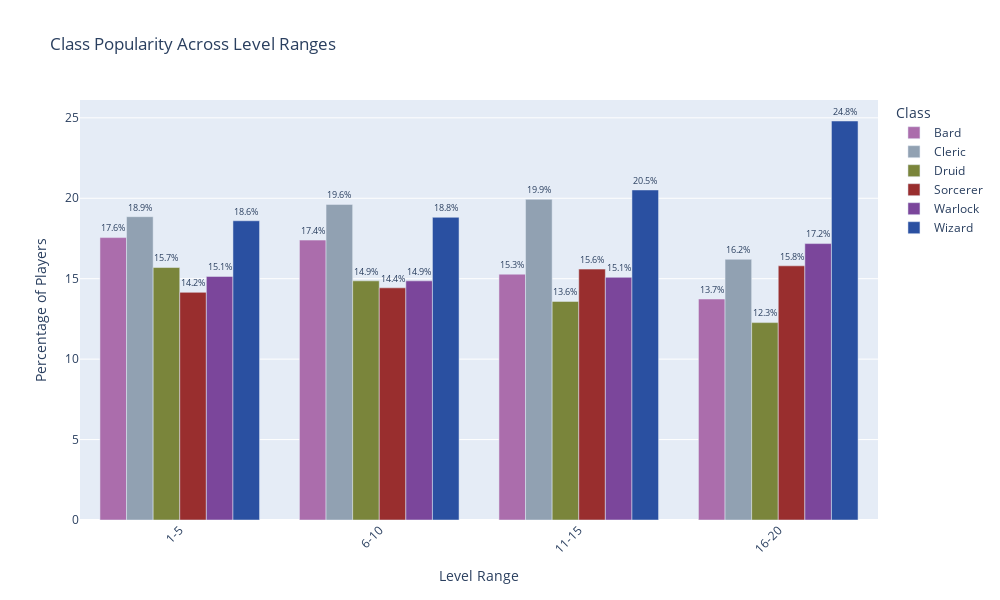

Here is the notebook cell this chart was saved with:
### Code cell
import plotly.express as px

# Load dataset
zip_path = "over_one_mil_chars.zip"
df = pd.read_csv(zip_path, compression='zip', usecols=["class_starting", "total_level"])

# Define level bins and create some labels
bins = [1, 5, 10, 15, 20]
labels = ["1-5", "6-10", "11-15", "16-20"]
df["level_range"] = pd.cut(df["total_level"], bins=bins, labels=labels)

# Filter for spellcasting classes
selected_classes = ["Bard", "Cleric", "Druid", "Sorcerer", "Warlock", "Wizard"]
df_filtered = df[df["class_starting"].isin(selected_classes)]

# Count classes by designated level ranges
df_grouped = df_filtered.groupby(["class_starting", "level_range"], observed=True).size().reset_index(name="count")

# Convert to percentages for readability
df_total = df_grouped.groupby("level_range")["count"].sum().reset_index(name="total_count")
df_percent = df_grouped.merge(df_total, on="level_range")
df_percent["percentage"] = (df_percent["count"] / df_percent["total_count"]) * 100

# Make colors same as offical D&D character sheet themes
class_colors = {
    "Bard": "#AB6DAC",
    "Cleric": "#91A1B2",
    "Druid": "#7A853B",
    "Sorcerer": "#992E2E",
    "Warlock": "#7B469B",
    "Wizard": "#2A50A1"
}

# Create interactive Plotly grouped bar chart
fig = px.bar(
    df_percent,
    x="level_range",
    y="percentage",
    color="class_starting",
    text="percentage",
    title="Class Popularity Across Level Ranges",
    labels={"level_range": "Level Range", "percentage": "Percent of Players (%)", "class_starting": "Class"},
    barmode="group",
    color_discrete_map=class_colors
)

# Modify layout
fig.update_traces(texttemplate='%{text:.1f}%', textposition='outside')
fig.update_layout(
    xaxis_title="Level Range",
    yaxis_title="Percentage of Players",
    # Rotate x-axis labels for better readability
    xaxis_tickangle=-45,  
    height=600, width=1000,
    legend_title="Class"
)

# Show chart
fig.show()

### Figure 1 — Plotly figure (JSON) as saved in the notebook; plotly's stock layout.template omitted (floating-point values rounded to 4 significant figures)
{"data": [{"alignmentgroup": "True", "hovertemplate": "Class=Bard<br>Level Range=%{x}<br>Percent of Players (%)=%{text}<extra></extra>", "legendgroup": "Bard", "marker": {"color": "#AB6DAC", "pattern": {"shape": ""}}, "name": "Bard", "offsetgroup": "Bard", "orientation": "v", "showlegend": true, "text": [17.56, 17.4, 15.28, 13.74], "textposition": "outside", "texttemplate": "%{text:.1f}%", "type": "bar", "x": ["1-5", "6-10", "11-15", "16-20"], "xaxis": "x", "y": [17.56, 17.4, 15.28, 13.74], "yaxis": "y"}, {"alignmentgroup": "True", "hovertemplate": "Class=Cleric<br>Level Range=%{x}<br>Percent of Players (%)=%{text}<extra></extra>", "legendgroup": "Cleric", "marker": {"color": "#91A1B2", "pattern": {"shape": ""}}, "name": "Cleric", "offsetgroup": "Cleric", "orientation": "v", "showlegend": true, "text": [18.85, 19.62, 19.93, 16.21], "textposition": "outside", "texttemplate": "%{text:.1f}%", "type": "bar", "x": ["1-5", "6-10", "11-15", "16-20"], "xaxis": "x", "y": [18.85, 19.62, 19.93, 16.21], "yaxis": "y"}, {"alignmentgroup": "True", "hovertemplate": "Class=Druid<br>Level Range=%{x}<br>Percent of Players (%)=%{text}<extra></extra>", "legendgroup": "Druid", "marker": {"color": "#7A853B", "pattern": {"shape": ""}}, "name": "Druid", "offsetgroup": "Druid", "orientation": "v", "showlegend": true, "text": [15.69, 14.87, 13.59, 12.27], "textposition": "outside", "texttemplate": "%{text:.1f}%", "type": "bar", "x": ["1-5", "6-10", "11-15", "16-20"], "xaxis": "x", "y": [15.69, 14.87, 13.59, 12.27], "yaxis": "y"}, {"alignmentgroup": "True", "hovertemplate": "Class=Sorcerer<br>Level Range=%{x}<br>Percent of Players (%)=%{text}<extra></extra>", "legendgroup": "Sorcerer", "marker": {"color": "#992E2E", "pattern": {"shape": ""}}, "name": "Sorcerer", "offsetgroup": "Sorcerer", "orientation": "v", "showlegend": true, "text": [14.15, 14.43, 15.6, 15.8], "textposition": "outside", "texttemplate": "%{text:.1f}%", "type": "bar", "x": ["1-5", "6-10", "11-15", "16-20"], "xaxis": "x", "y": [14.15, 14.43, 15.6, 15.8], "yaxis": "y"}, {"alignmentgroup": "True", "hovertemplate": "Class=Warlock<br>Level Range=%{x}<br>Percent of Players (%)=%{text}<extra></extra>", "legendgroup": "Warlock", "marker": {"color": "#7B469B", "pattern": {"shape": ""}}, "name": "Warlock", "offsetgroup": "Warlock", "orientation": "v", "showlegend": true, "text": [15.14, 14.87, 15.09, 17.18], "textposition": "outside", "texttemplate": "%{text:.1f}%", "type": "bar", "x": ["1-5", "6-10", "11-15", "16-20"], "xaxis": "x", "y": [15.14, 14.87, 15.09, 17.18], "yaxis": "y"}, {"alignmentgroup": "True", "hovertemplate": "Class=Wizard<br>Level Range=%{x}<br>Percent of Players (%)=%{text}<extra></extra>", "legendgroup": "Wizard", "marker": {"color": "#2A50A1", "pattern": {"shape": ""}}, "name": "Wizard", "offsetgroup": "Wizard", "orientation": "v", "showlegend": true, "text": [18.6, 18.82, 20.52, 24.8], "textposition": "outside", "texttemplate": "%{text:.1f}%", "type": "bar", "x": ["1-5", "6-10", "11-15", "16-20"], "xaxis": "x", "y": [18.6, 18.82, 20.52, 24.8], "yaxis": "y"}], "layout": {"barmode": "group", "height": 600, "legend": {"title": {"text": "Class"}, "tracegroupgap": 0}, "title": {"text": "Class Popularity Across Level Ranges"}, "width": 1000, "xaxis": {"anchor": "y", "domain": [0, 1], "tickangle": -45, "title": {"text": "Level Range"}}, "yaxis": {"anchor": "x", "domain": [0, 1], "title": {"text": "Percentage of Players"}}}}
